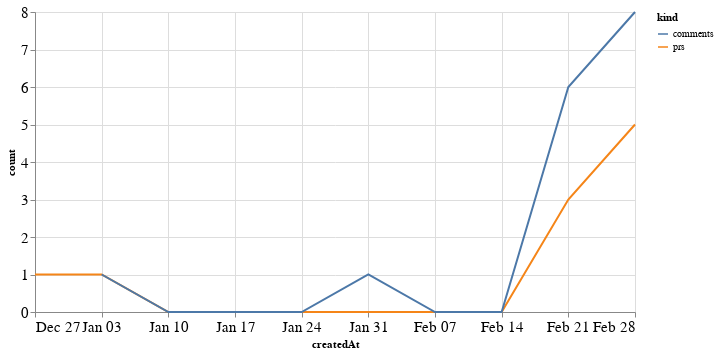

The notebook cell saved with this chart:
### Code cell
alt.Chart(total_time, width=600).mark_line().encode(
    x='createdAt',
    y='count',
    color='kind'
)

### Figure 1 — Vega-Lite specification as saved in the notebook (floating-point values rounded to 4 significant figures)
{"config": {"axisLeft": {"labelFontSize": 15}, "axisBottom": {"labelFontSize": 15}}, "data": {"name": "data-cdbf289eaec1a1cdf81592d84bc153ca"}, "mark": "line", "encoding": {"color": {"type": "nominal", "field": "kind"}, "x": {"type": "temporal", "field": "createdAt"}, "y": {"type": "quantitative", "field": "count"}}, "width": 600, "$schema": "https://vega.github.io/schema/vega-lite/v4.8.1.json", "datasets": {"data-cdbf289eaec1a1cdf81592d84bc153ca": [{"createdAt": "2020-12-27T00:00:00", "kind": "prs", "count": 1.0}, {"createdAt": "2021-01-03T00:00:00", "kind": "prs", "count": 1.0}, {"createdAt": "2021-01-10T00:00:00", "kind": "prs", "count": 0.0}, {"createdAt": "2021-01-17T00:00:00", "kind": "prs", "count": 0.0}, {"createdAt": "2021-01-24T00:00:00", "kind": "prs", "count": 0.0}, {"createdAt": "2021-01-31T00:00:00", "kind": "prs", "count": 0.0}, {"createdAt": "2021-02-07T00:00:00", "kind": "prs", "count": 0.0}, {"createdAt": "2021-02-14T00:00:00", "kind": "prs", "count": 0.0}, {"createdAt": "2021-02-21T00:00:00", "kind": "prs", "count": 3.0}, {"createdAt": "2021-02-28T00:00:00", "kind": "prs", "count": 5.0}, {"createdAt": "2020-12-27T00:00:00", "kind": "comments", "count": null}, {"createdAt": "2021-01-03T00:00:00", "kind": "comments", "count": 1.0}, {"createdAt": "2021-01-10T00:00:00", "kind": "comments", "count": 0.0}, {"createdAt": "2021-01-17T00:00:00", "kind": "comments", "count": 0.0}, {"createdAt": "2021-01-24T00:00:00", "kind": "comments", "count": 0.0}, {"createdAt": "2021-01-31T00:00:00", "kind": "comments", "count": 1.0}, {"createdAt": "2021-02-07T00:00:00", "kind": "comments", "count": 0.0}, {"createdAt": "2021-02-14T00:00:00", "kind": "comments", "count": 0.0}, {"createdAt": "2021-02-21T00:00:00", "kind": "comments", "count": 6.0}, {"createdAt": "2021-02-28T00:00:00", "kind": "comments", "count": 8.0}]}}
